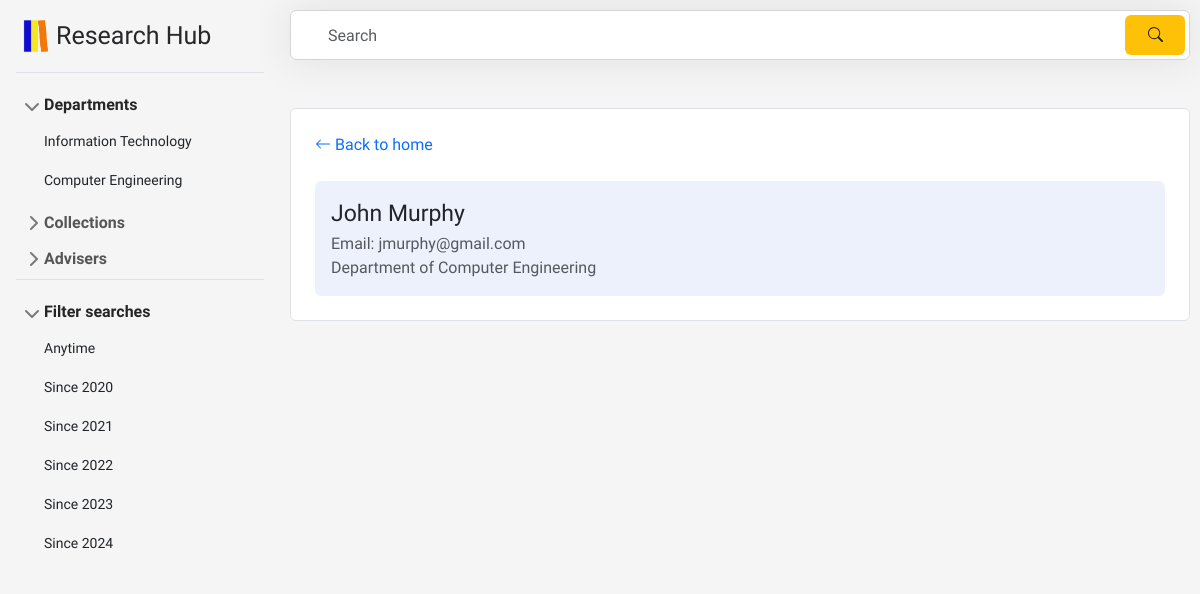
Page /f/user/advisers-cpe.php on the earlier database version.
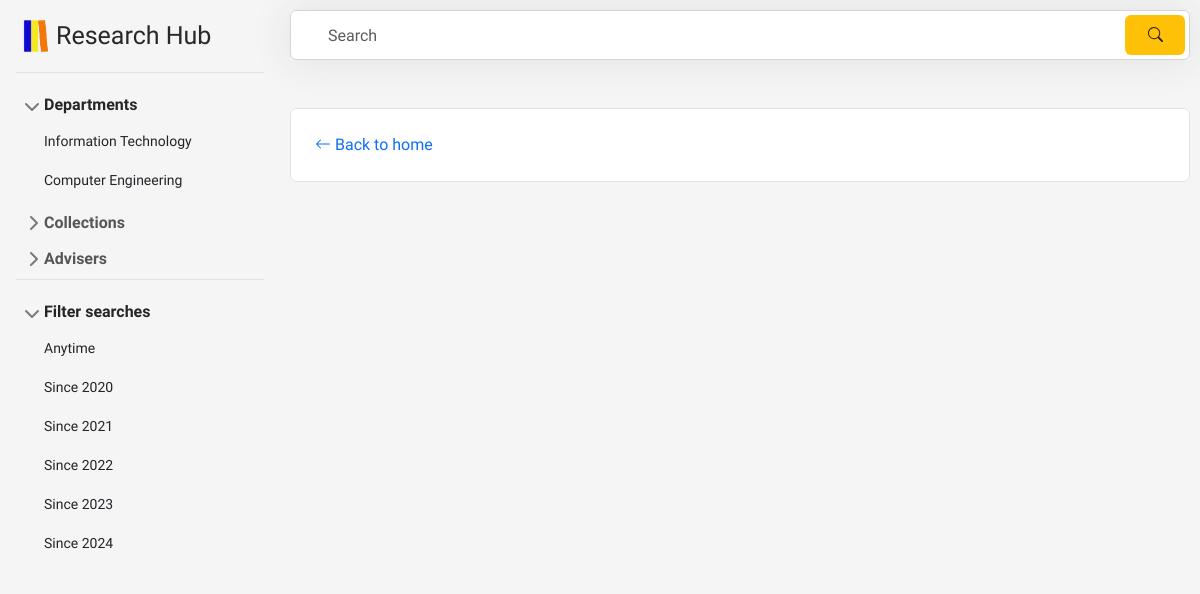
Same page on the later database version.
### tables this page shows
CREATE TABLE `advisers` (
  `id` int(11) NOT NULL,
  `name` varchar(30) NOT NULL,
  `email` varchar(60) NOT NULL,
  `dept` varchar(30) NOT NULL
);

### f/user/advisers-cpe.php (the view, shortened to what this page needs)
<?php
    include '../includes/header.php';
    include '../user/sidebarUser.php';
    echo "<link rel='stylesheet' type='text/css' href='../css/aDashStyle.css'>";
    echo "<link rel='stylesheet' type='text/css' href='../css/scrollbar.css'>";
    $pdo = new PDO("mysql:host=127.0.0.1;dbname=hub", 'root', '');
    try {
        $stmt = $pdo->prepare("SELECT * FROM `advisers` WHERE dept = 'Computer Engineering'");
        $stmt->execute();
        $advisers = $stmt->fetchAll(PDO::FETCH_ASSOC);
    } catch (PDOException $e) {
        $errMsg = "Error fetching advisers: " . $e->getMessage();
    }
    try {
        if(isset($_GET['search'])) {
            $search = $_GET['search'];
            $stmt = $pdo->prepare("SELECT * FROM `advisers` WHERE name LIKE :search AND dept = 'Computer Engineering'");
            $stmt->bindValue(':search', "%$search%");
        } else {
            $stmt = $pdo->prepare("SELECT * FROM `advisers` WHERE dept = 'Computer Engineering'");
        }
        $stmt->execute();
        $advisers = $stmt->fetchAll(PDO::FETCH_ASSOC);
    } catch (PDOException $e) {
        $errMsg = "Error fetching advisers: " . $e->getMessage();
    }
?>
<div id="content">
    <form class="search" method="get">
        <input type="text" class="form-control" placeholder="Search" name="search">
        <button class="btn btn-warning" type="submit">
            <svg xmlns="http://www.w3.org/2000/svg" width="15" height="15" fill="currentColor" class="bi bi-search" viewBox="0 0 16 16">
                <path d="M11.742 10.344a6.5 6.5 0 1 0-1.397 1.398h-.001q.044.06.098.115l3.85 3.85a1 1 0 0 0 1.415-1.414l-3.85-3.85a1 1 0 0 0-.115-.1zM12 6.5a5.5 5.5 0 1 1-11 0 5.5 5.5 0 0 1 11 0"/>
            </svg>
        </button>
    </form>
    <ul class="list-group mt-5 mb-5">
        <li class="list-group-item p-4">
            <div class="d-flex justify-content-between align-items-center">
                <a href="../user/results.php" class="text-decoration-none">
                    <svg xmlns="http://www.w3.org/2000/svg" width="16" height="16" fill="currentColor" class="bi bi-arrow-left" viewBox="0 0 16 16">
                        <path fill-rule="evenodd" d="M15 8a.5.5 0 0 0-.5-.5H2.707l3.147-3.146a.5.5 0 1 0-.708-.708l-4 4a.5.5 0 0 0 0 .708l4 4a.5.5 0 0 0 .708-.708L2.707 8.5H14.5A.5.5 0 0 0 15 8"/>
                    </svg> Back to home
                </a>
            </div>
            <?php foreach ($advisers as $adviser): ?>
                <ul style="list-style-type: none;" class="p-3 rounded ulInside mt-4">
                    <li class="list-group-item-title d-flex">
                        <a href="" class=" text-decoration-none text-dark" style="pointer-events: none;"><?php echo $adviser['name']; ?></a>
                    </li>
                    <li class="text-muted">Email: <?php echo $adviser['email']; ?></li>
                    <li class="text-muted">Department of <?php echo $adviser['dept']; ?> </li>
                </ul>
            <?php endforeach; ?>
        </li>
    </ul>
</div>

Differences in the rows shown:
removed advisers: name "John Murphy", email "jmurphy@gmail.com", dept "Computer Engineering"
